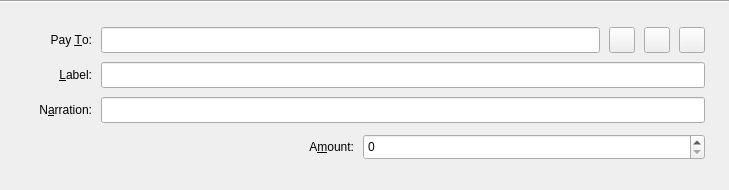
<?xml version="1.0" encoding="UTF-8"?>
<ui version="4.0">
 <class>SendCoinsEntry</class>
 <widget class="QFrame" name="SendCoinsEntry">
  <property name="geometry">
   <rect>
    <x>0</x>
    <y>0</y>
    <width>729</width>
    <height>190</height>
   </rect>
  </property>
  <property name="minimumSize">
   <size>
    <width>0</width>
    <height>190</height>
   </size>
  </property>
  <property name="maximumSize">
   <size>
    <width>16777215</width>
    <height>190</height>
   </size>
  </property>
  <property name="windowTitle">
   <string>Form</string>
  </property>
  <layout class="QVBoxLayout" name="verticalLayout">
   <property name="spacing">
    <number>9</number>
   </property>
   <property name="leftMargin">
    <number>0</number>
   </property>
   <property name="topMargin">
    <number>0</number>
   </property>
   <property name="rightMargin">
    <number>0</number>
   </property>
   <property name="bottomMargin">
    <number>0</number>
   </property>
   <item>
    <widget class="Line" name="line">
     <property name="orientation">
      <enum>Qt::Horizontal</enum>
     </property>
    </widget>
   </item>
   <item>
    <layout class="QHBoxLayout" name="payToLayout">
     <property name="spacing">
      <number>9</number>
     </property>
     <property name="leftMargin">
      <number>12</number>
     </property>
     <property name="topMargin">
      <number>15</number>
     </property>
     <property name="rightMargin">
      <number>24</number>
     </property>
     <item>
      <widget class="QFrame" name="frame">
       <property name="minimumSize">
        <size>
         <width>80</width>
         <height>0</height>
        </size>
       </property>
       <layout class="QHBoxLayout" name="horizontalLayout">
        <property name="leftMargin">
         <number>0</number>
        </property>
        <property name="topMargin">
         <number>0</number>
        </property>
        <property name="rightMargin">
         <number>0</number>
        </property>
        <property name="bottomMargin">
         <number>0</number>
        </property>
        <item>
         <widget class="QLabel" name="label_2">
          <property name="text">
           <string>Pay &amp;To:</string>
          </property>
          <property name="alignment">
           <set>Qt::AlignRight|Qt::AlignTrailing|Qt::AlignVCenter</set>
          </property>
          <property name="buddy">
           <cstring>payTo</cstring>
          </property>
         </widget>
        </item>
       </layout>
      </widget>
     </item>
     <item>
      <widget class="QValidatedLineEdit" name="payTo">
       <property name="minimumSize">
        <size>
         <width>0</width>
         <height>26</height>
        </size>
       </property>
       <property name="toolTip">
        <string>The address to send the payment to  (e.g. B8gZqgY4r2RoEdqYk3QsAqFckyf9pRHN6i)</string>
       </property>
       <property name="maxLength">
        <number>34</number>
       </property>
      </widget>
     </item>
     <item>
      <widget class="QToolButton" name="addressBookButton">
       <property name="minimumSize">
        <size>
         <width>26</width>
         <height>26</height>
        </size>
       </property>
       <property name="maximumSize">
        <size>
         <width>26</width>
         <height>26</height>
        </size>
       </property>
       <property name="toolTip">
        <string>Choose address from address book</string>
       </property>
       <property name="text">
        <string/>
       </property>
       <property name="icon">
        <iconset resource="../bitcoin.qrc">
         <normaloff>:/icons/address-book-bt</normaloff>:/icons/address-book-bt</iconset>
       </property>
       <property name="shortcut">
        <string>Alt+A</string>
       </property>
      </widget>
     </item>
     <item>
      <widget class="QToolButton" name="pasteButton">
       <property name="minimumSize">
        <size>
         <width>26</width>
         <height>26</height>
        </size>
       </property>
       <property name="maximumSize">
        <size>
         <width>26</width>
         <height>26</height>
        </size>
       </property>
       <property name="toolTip">
        <string>Paste address from clipboard</string>
       </property>
       <property name="text">
        <string/>
       </property>
       <property name="icon">
        <iconset resource="../bitcoin.qrc">
         <normaloff>:/icons/editpaste</normaloff>:/icons/editpaste</iconset>
       </property>
       <property name="shortcut">
        <string>Alt+P</string>
       </property>
      </widget>
     </item>
     <item>
      <widget class="QToolButton" name="deleteButton">
       <property name="minimumSize">
        <size>
         <width>26</width>
         <height>26</height>
        </size>
       </property>
       <property name="maximumSize">
        <size>
         <width>26</width>
         <height>26</height>
        </size>
       </property>
       <property name="toolTip">
        <string>Remove this recipient</string>
       </property>
       <property name="text">
        <string/>
       </property>
       <property name="icon">
        <iconset resource="../bitcoin.qrc">
         <normaloff>:/icons/remove</normaloff>:/icons/remove</iconset>
       </property>
      </widget>
     </item>
    </layout>
   </item>
   <item>
    <layout class="QHBoxLayout" name="horizontalLayout_2">
     <property name="spacing">
      <number>9</number>
     </property>
     <property name="leftMargin">
      <number>12</number>
     </property>
     <property name="rightMargin">
      <number>24</number>
     </property>
     <item>
      <widget class="QFrame" name="frame_2">
       <property name="minimumSize">
        <size>
         <width>80</width>
         <height>0</height>
        </size>
       </property>
       <layout class="QHBoxLayout" name="horizontalLayout_3">
        <property name="leftMargin">
         <number>0</number>
        </property>
        <property name="topMargin">
         <number>0</number>
        </property>
        <property name="rightMargin">
         <number>0</number>
        </property>
        <property name="bottomMargin">
         <number>0</number>
        </property>
        <item>
         <widget class="QLabel" name="label_4">
          <property name="text">
           <string>&amp;Label:</string>
          </property>
          <property name="alignment">
           <set>Qt::AlignRight|Qt::AlignTrailing|Qt::AlignVCenter</set>
          </property>
          <property name="buddy">
           <cstring>addAsLabel</cstring>
          </property>
         </widget>
        </item>
       </layout>
      </widget>
     </item>
     <item>
      <widget class="QValidatedLineEdit" name="addAsLabel">
       <property name="enabled">
        <bool>true</bool>
       </property>
       <property name="minimumSize">
        <size>
         <width>0</width>
         <height>26</height>
        </size>
       </property>
       <property name="toolTip">
        <string>Enter a label for this address to add it to your address book</string>
       </property>
      </widget>
     </item>
    </layout>
   </item>
   <item>
    <layout class="QHBoxLayout" name="horizontalLayout_6">
     <property name="spacing">
      <number>9</number>
     </property>
     <property name="leftMargin">
      <number>12</number>
     </property>
     <property name="rightMargin">
      <number>24</number>
     </property>
     <item>
      <widget class="QFrame" name="frame_4">
       <property name="minimumSize">
        <size>
         <width>80</width>
         <height>0</height>
        </size>
       </property>
       <layout class="QHBoxLayout" name="horizontalLayout_7">
        <property name="leftMargin">
         <number>0</number>
        </property>
        <property name="topMargin">
         <number>0</number>
        </property>
        <property name="rightMargin">
         <number>0</number>
        </property>
        <property name="bottomMargin">
         <number>0</number>
        </property>
        <item>
         <widget class="QLabel" name="label_3">
          <property name="text">
           <string>N&amp;arration:</string>
          </property>
          <property name="alignment">
           <set>Qt::AlignRight|Qt::AlignTrailing|Qt::AlignVCenter</set>
          </property>
          <property name="buddy">
           <cstring>narration</cstring>
          </property>
         </widget>
        </item>
       </layout>
      </widget>
     </item>
     <item>
      <widget class="QValidatedLineEdit" name="narration">
       <property name="enabled">
        <bool>true</bool>
       </property>
       <property name="minimumSize">
        <size>
         <width>0</width>
         <height>26</height>
        </size>
       </property>
       <property name="toolTip">
        <string>Enter a short note to send with payment (max 24 characters)</string>
       </property>
      </widget>
     </item>
    </layout>
   </item>
   <item>
    <widget class="QFrame" name="frame_5">
     <property name="minimumSize">
      <size>
       <width>0</width>
       <height>54</height>
      </size>
     </property>
     <property name="maximumSize">
      <size>
       <width>16777215</width>
       <height>54</height>
      </size>
     </property>
     <layout class="QVBoxLayout" name="verticalLayout_2">
      <property name="spacing">
       <number>0</number>
      </property>
      <property name="leftMargin">
       <number>12</number>
      </property>
      <property name="topMargin">
       <number>0</number>
      </property>
      <property name="rightMargin">
       <number>24</number>
      </property>
      <property name="bottomMargin">
       <number>24</number>
      </property>
      <item>
       <layout class="QHBoxLayout" name="horizontalLayout_5">
        <property name="spacing">
         <number>9</number>
        </property>
        <item>
         <widget class="QFrame" name="frame_3">
          <property name="minimumSize">
           <size>
            <width>80</width>
            <height>0</height>
           </size>
          </property>
          <layout class="QHBoxLayout" name="horizontalLayout_4">
           <property name="leftMargin">
            <number>0</number>
           </property>
           <property name="topMargin">
            <number>0</number>
           </property>
           <property name="rightMargin">
            <number>0</number>
           </property>
           <property name="bottomMargin">
            <number>0</number>
           </property>
           <item>
            <widget class="QLabel" name="label">
             <property name="text">
              <string>A&amp;mount:</string>
             </property>
             <property name="alignment">
              <set>Qt::AlignRight|Qt::AlignTrailing|Qt::AlignVCenter</set>
             </property>
             <property name="buddy">
              <cstring>payAmount</cstring>
             </property>
            </widget>
           </item>
          </layout>
         </widget>
        </item>
        <item>
         <widget class="BitcoinAmountField" name="payAmount">
          <property name="minimumSize">
           <size>
            <width>0</width>
            <height>26</height>
           </size>
          </property>
         </widget>
        </item>
       </layout>
      </item>
     </layout>
    </widget>
   </item>
  </layout>
 </widget>
 <customwidgets>
  <customwidget>
   <class>BitcoinAmountField</class>
   <extends>QSpinBox</extends>
   <header>bitcoinamountfield.h</header>
   <container>1</container>
  </customwidget>
  <customwidget>
   <class>QValidatedLineEdit</class>
   <extends>QLineEdit</extends>
   <header>qvalidatedlineedit.h</header>
  </customwidget>
 </customwidgets>
 <resources>
  <include location="../bitcoin.qrc"/>
 </resources>
 <connections/>
</ui>
